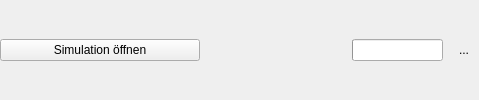
     <widget class="QWidget" name="pgeSimulation">
      <layout class="QHBoxLayout" name="horizontalLayout_4">
       <property name="leftMargin">
        <number>0</number>
       </property>
       <property name="topMargin">
        <number>0</number>
       </property>
       <property name="rightMargin">
        <number>0</number>
       </property>
       <property name="bottomMargin">
        <number>0</number>
       </property>
       <item>
        <widget class="QPushButton" name="btnOpenLiveWindow">
         <property name="minimumSize">
          <size>
           <width>200</width>
           <height>0</height>
          </size>
         </property>
         <property name="text">
          <string>Simulation öffnen</string>
         </property>
        </widget>
       </item>
       <item>
        <widget class="QLabel" name="lblSimulationProgress">
         <property name="minimumSize">
          <size>
           <width>140</width>
           <height>0</height>
          </size>
         </property>
         <property name="maximumSize">
          <size>
           <width>140</width>
           <height>16777215</height>
          </size>
         </property>
         <property name="text">
          <string/>
         </property>
        </widget>
       </item>
       <item>
        <widget class="QProgressBar" name="pbaSimulationProgress">
         <property name="maximum">
          <number>100000</number>
         </property>
         <property name="value">
          <number>0</number>
         </property>
         <property name="textVisible">
          <bool>false</bool>
         </property>
         <property name="invertedAppearance">
          <bool>false</bool>
         </property>
         <property name="format">
          <string>%v / %m</string>
         </property>
        </widget>
       </item>
       <item>
        <widget class="QToolButton" name="btnAbortSimulation">
         <property name="minimumSize">
          <size>
           <width>30</width>
           <height>30</height>
          </size>
         </property>
         <property name="maximumSize">
          <size>
           <width>30</width>
           <height>30</height>
          </size>
         </property>
         <property name="text">
          <string>...</string>
         </property>
         <property name="icon">
          <iconset resource="../../resources.qrc">
           <normaloff>:/LoadDiagnosticsTab/img/corrupted.png</normaloff>:/LoadDiagnosticsTab/img/corrupted.png</iconset>
         </property>
         <property name="iconSize">
          <size>
           <width>24</width>
           <height>24</height>
          </size>
         </property>
         <property name="autoRaise">
          <bool>true</bool>
         </property>
        </widget>
       </item>
      </layout>
     </widget>
